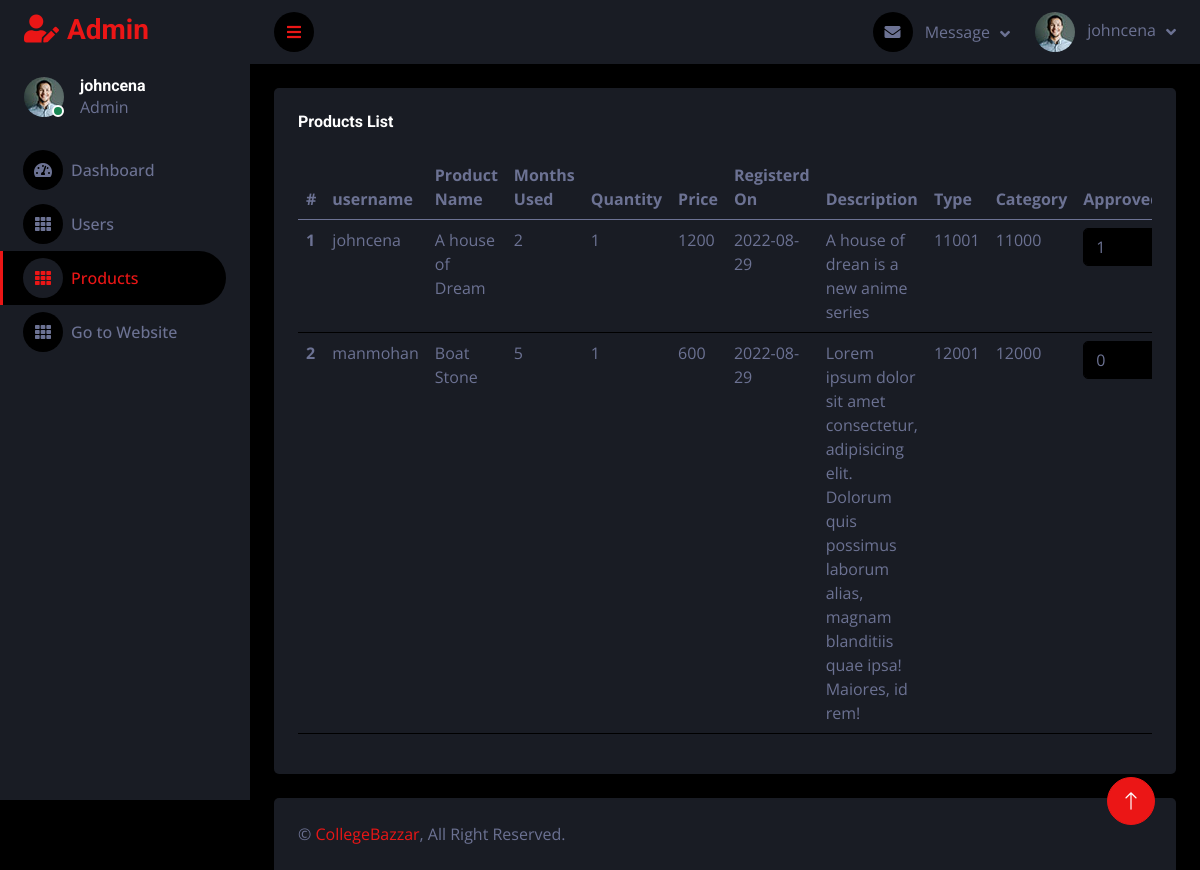
Page /Frontend/Admin/product.php (signed in) on the committed database.
### tables this page shows
CREATE TABLE `products` (
  `prod_id` int(11) NOT NULL,
  `username` varchar(50) DEFAULT NULL,
  `is_approved` tinyint(1) NOT NULL DEFAULT 0,
  `prod_name` char(50) DEFAULT NULL,
  `thumbnail` varchar(255) DEFAULT NULL,
  `prod_image` varchar(255) DEFAULT NULL,
  `months_used` int(11) DEFAULT NULL,
  `quantity` int(11) DEFAULT NULL,
  `price` int(11) DEFAULT NULL,
  `registered_on` date DEFAULT current_timestamp(),
  `description` varchar(255) DEFAULT NULL,
  `type_id` int(11) DEFAULT NULL,
  `category_id` int(11) DEFAULT NULL
);

### Frontend/Admin/product.php (the view, shortened to what this page needs)
<?php
if (!isset($_SESSION['loggedin'])) {
    $login = false;
    header('location: ../../Auth/login.php');
} else if ($_SESSION['loggedin'] != true) {
    $login = false;
} else {
    $checkbox = "product";
}
?>
<!DOCTYPE html>
<html lang="en">
<head>
    <link href="https://cdnjs.cloudflare.com/ajax/libs/font-awesome/5.10.0/css/all.min.css" rel="stylesheet">
    <link href="https://cdn.jsdelivr.net/npm/bootstrap-icons@1.4.1/font/bootstrap-icons.css" rel="stylesheet">
    <link href="lib/owlcarousel/assets/owl.carousel.min.css" rel="stylesheet">
    <link href="lib/tempusdominus/css/tempusdominus-bootstrap-4.min.css" rel="stylesheet" />
    <link href="css/bootstrap.min.css" rel="stylesheet">
    <link href="css/style.css" rel="stylesheet">
</head>
<body>
    <div class="container-fluid position-relative d-flex p-0">
        <?php include './_parts/_sidebar.php' ?>
        <div class="content">
            <?php include './_parts/_header.php' ?>
            <div class="container-fluid pt-4 px-4">
                <div class="row g-4">
                    <div class="col-12">
                        <div class="bg-secondary rounded h-100 p-4">
                            <h6 class="mb-4">Products List</h6>
                            <div class="table-responsive table-hover">
                                <table class="table">
                                    <thead>
                                        <tr>
                                            <th scope="col">#</th>
                                            <th scope="col">username</th>
                                            <th scope="col">Product Name</th>
                                            <th scope="col"> Months Used</th>
                                            <th scope="col"> Quantity</th>
                                            <th scope="col">Price</th>
                                            <th scope="col">Registerd On</th>
                                            <th scope="col">Description</th>
                                            <th scope="col">Type</th>
                                            <th scope="col">Category</th>
                                            <th scope="col">Approved</th>
                                        </tr>
                                    </thead>
                                    <tbody>
                                        <?php
                                        $sql = "Select * from products ORDER BY prod_id LIMIT 10";
                                        $result = mysqli_query($conn, $sql);
                                        $num = mysqli_num_rows($result);
                                        $counter = 1;
                                        while ($num != 0) {
                                            $row = mysqli_fetch_assoc($result);
                                            echo ' <tr>
                                              <th scope="">' . $counter . '</th>
                                             <td>' . $row["username"] . '</td>
                                             <td>' . $row["prod_name"] . '</td>
                                             <td>' . $row["months_used"] . '</td>
                                             <td>' . $row["quantity"] . '</td>
                                             <td>' . $row["price"] . '</td>
                                             <td>' . $row["registered_on"] . '</td>
                                             <td>' . $row["description"] . '</td>
                                             <td>' . $row["type_id"] . '</td>
                                             <td>' . $row["category_id"] . '</td>
                                             <form method="POST">
                                             <td><input oninput="javascript: if (this.value > 1 || this.value < 0) this.value = 0;"  maxlength="1" required class="form-control" type="number" name="is_approved" value="' . $row["is_approved"] . '" id="is_approved"></td>
                                             <input hidden type="number" value="' . $row['prod_id'] . '" name="prod_id" id="prod_id">
                                             <td><div class="form-check">
                                             <input oninput="javascript: this.value = this.checked;" class="form-check-input" type="checkbox" value="false" id="is_delete" name="is_delete" >
                                             <label class="form-check-label" for="flexCheckChecked">
                                                 Delete
                                             </label>
                                            </div></td>
                                            <td> <button type="submit" class="btn btn-primary">Save</button></td>
                                            </form>
                                           </tr>';
                                            $counter = $counter + 1;
                                            $num = $num - 1;
                                        }
                                        ?>
                                    </tbody>
                                </table>
                            </div>
                        </div>
                    </div>
                </div>
            </div>
            <?php include './_parts/_footer.php' ?>
        </div>
        <a href="#" class="btn btn-lg btn-primary btn-lg-square back-to-top"><i class="bi bi-arrow-up"></i></a>
    </div>
</body>
</html>

### Frontend/Admin/_parts/_sidebar.php
<div class="sidebar pe-4 pb-3">
    <nav class="navbar bg-secondary navbar-dark">
        <a href="index.html" class="navbar-brand mx-4 mb-3">
            <h3 class="text-primary">
                <i class="fa fa-user-edit me-2"></i>Admin
            </h3>
        </a>
        <div class="d-flex align-items-center ms-4 mb-4">
            <div class="position-relative">
                <img class="rounded-circle" src="img/user.jpg" alt="" style="width: 40px; height: 40px" />
                <div class="bg-success rounded-circle border border-2 border-white position-absolute end-0 bottom-0 p-1"></div>
            </div>
            <div class="ms-3">
                <h6 class="mb-0"><?php echo $_SESSION['username']; ?></h6>
                <span>Admin</span>
            </div>
        </div>
        <div class="navbar-nav w-100">
            <a href="index.php" class="nav-item nav-link <?php if ($checkbox == "admin") echo 'active'; ?>"><i class="fa fa-tachometer-alt me-2"></i>Dashboard</a>
            <a href="users.php" class="nav-item nav-link <?php if ($checkbox == "users") echo 'active'; ?>"><i class="fa fa-th me-2"></i>Users</a>
            <a href="product.php" class="nav-item nav-link <?php if ($checkbox == "product") echo 'active'; ?>"><i class="fa fa-th me-2"></i>Products</a>
            <a href="../../index.php" class="nav-item nav-link"><i class="fa fa-th me-2"></i>Go to Website</a>
        </div>
</div>

### Frontend/Admin/_parts/_header.php (shortened to what this page needs)
<nav class="navbar navbar-expand bg-secondary navbar-dark sticky-top px-4 py-0">
    <a href="#" class="sidebar-toggler flex-shrink-0">
        <i class="fa fa-bars"></i>
    </a>
    <div class="navbar-nav align-items-center ms-auto">
        <div class="nav-item dropdown">
            <a href="#" class="nav-link dropdown-toggle" data-bs-toggle="dropdown">
                <i class="fa fa-envelope me-lg-2"></i>
                <span class="d-none d-lg-inline-flex">Message</span>
            </a>
        </div>
        <div class="nav-item dropdown">
            <a href="#" class="nav-link dropdown-toggle" data-bs-toggle="dropdown">
                <img class="rounded-circle me-lg-2" src="img/user.jpg" alt="" style="width: 40px; height: 40px" />
                <span class="d-none d-lg-inline-flex"><?php echo $_SESSION['username'] ?></span>
            </a>
        </div>
    </div>
</nav>

### Frontend/Admin/_parts/_footer.php
<div class="container-fluid pt-4 px-4">
    <div class="bg-secondary rounded-top p-4">
        <div class="row">
            <div class="col-12 col-sm-6 text-center text-sm-start">
                &copy; <a href="#">CollegeBazzar</a>, All Right Reserved.
            </div>
        </div>
    </div>
</div>

### Frontend/Admin/css/style.css (style rules this page uses)
:root { --primary: #EB1616; --secondary: #191C24; --light: #6C7293; --dark: #000000; }
.back-to-top { position: fixed; display: none; right: 45px; bottom: 45px; z-index: 99; }
.btn { transition: .5s; }
.btn-lg-square { width: 48px; height: 48px; }
.btn-square, .btn-sm-square, .btn-lg-square { padding: 0; display: inline-flex; align-items: center; justify-content: center; font-weight: normal; border-radius: 50px; }
.sidebar { position: fixed; top: 0; left: 0; bottom: 0; width: 250px; height: 100vh; overflow-y: auto; background: var(--secondary); transition: 0.5s; z-index: 999; }
.content { margin-left: 250px; min-height: 100vh; background: var(--dark); transition: 0.5s; }
@media (min-width: 992px) { .sidebar { margin-left: 0; } }
@media (min-width: 992px) { .content { width: calc(100% - 250px); } }
.sidebar .navbar .navbar-nav .nav-link { padding: 7px 20px; color: var(--light); font-weight: 500; border-left: 3px solid var(--secondary); border-radius: 0 30px 30px 0; outline: none; }
.sidebar .navbar .navbar-nav .nav-link:hover, .sidebar .navbar .navbar-nav .nav-link.active { color: var(--primary); background: var(--dark); border-color: var(--primary); }
.sidebar .navbar .navbar-nav .nav-link i { width: 40px; height: 40px; display: inline-flex; align-items: center; justify-content: center; background: var(--dark); border-radius: 40px; }
.sidebar .navbar .navbar-nav .nav-link:hover i, .sidebar .navbar .navbar-nav .nav-link.active i { background: var(--secondary); }
.content .navbar .navbar-nav .nav-link { margin-left: 25px; padding: 12px 0; color: var(--light); outline: none; }
.content .navbar .sidebar-toggler, .content .navbar .navbar-nav .nav-link i { width: 40px; height: 40px; display: inline-flex; align-items: center; justify-content: center; background: var(--dark); border-radius: 40px; }
.content .navbar .dropdown-toggle::after { margin-left: 6px; vertical-align: middle; border: none; content: "\f107"; font-family: "Font Awesome 5 Free"; font-weight: 900; transition: .5s; }

### rows in the picture
products: username "johncena", prod_name "A house of Dream", months_used "2", quantity "1", price "1200", registered_on "2022-08-29", description "A house of drean is a new anime series", type "11001", category "11000", is_approved "1"
products: username "manmohan", prod_name "Boat Stone", months_used "5", quantity "1", price "600", registered_on "2022-08-29", description "Lorem ipsum dolor sit amet consectetur, adipisicing elit. Dolorum quis possimus laborum alias, magnam blanditiis quae ipsa! Maiores, id rem!", type "12001", category "12000", is_approved "0"

### other values in the picture
$_SESSION['username'] "johncena"
